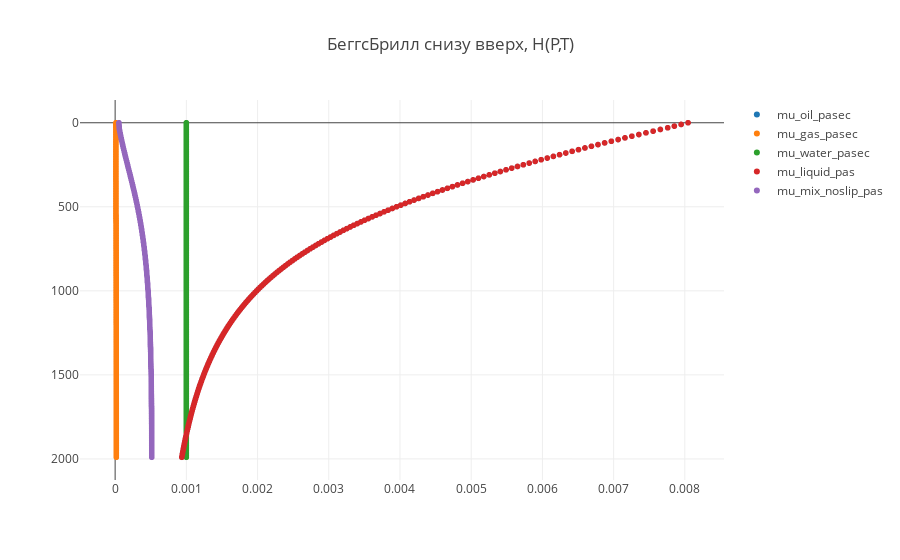

The notebook cell saved with this chart:
### Code cell
trace1 = trace(0)
trace2 = trace(1)
trace3 = trace(2)
trace4 = trace(3)
trace5 = trace(40)
data = [trace1, trace2, trace3, trace4, trace5]

plot()

### Figure 1 — Plotly figure (JSON) as saved in the notebook; plotly's stock layout.template omitted (floating-point values rounded to 4 significant figures; data arrays with more than 128 entries replaced by an {"elided": "..."} marker saying what was removed)
{"data": [{"mode": "markers", "name": "mu_oil_pasec", "type": "scattergl", "uid": "c8417741-7c7e-450f-9131-65801c0155d4", "x": {"elided": "200 float values"}, "y": {"elided": "200 int values"}}, {"mode": "markers", "name": "mu_gas_pasec", "type": "scattergl", "uid": "0e6a2ee8-bacc-4ed0-bd1f-83e2d89e48c0", "x": {"elided": "200 float values"}, "y": {"elided": "200 int values"}}, {"mode": "markers", "name": "mu_water_pasec", "type": "scattergl", "uid": "f8f77a0c-aae3-4c02-841a-42177216b4cc", "x": {"elided": "200 float values"}, "y": {"elided": "200 int values"}}, {"mode": "markers", "name": "mu_liquid_pas", "type": "scattergl", "uid": "c994f2f0-468a-4b7b-820f-d40c3557ff8e", "x": {"elided": "200 float values"}, "y": {"elided": "200 int values"}}, {"mode": "markers", "name": "mu_mix_noslip_pas", "type": "scattergl", "uid": "a857a763-2850-4505-b293-c4be3c44047a", "x": {"elided": "200 float values"}, "y": {"elided": "200 int values"}}], "layout": {"title": {"text": "БеггсБрилл снизу вверх, H(P,T)"}, "yaxis": {"autorange": "reversed"}}}
